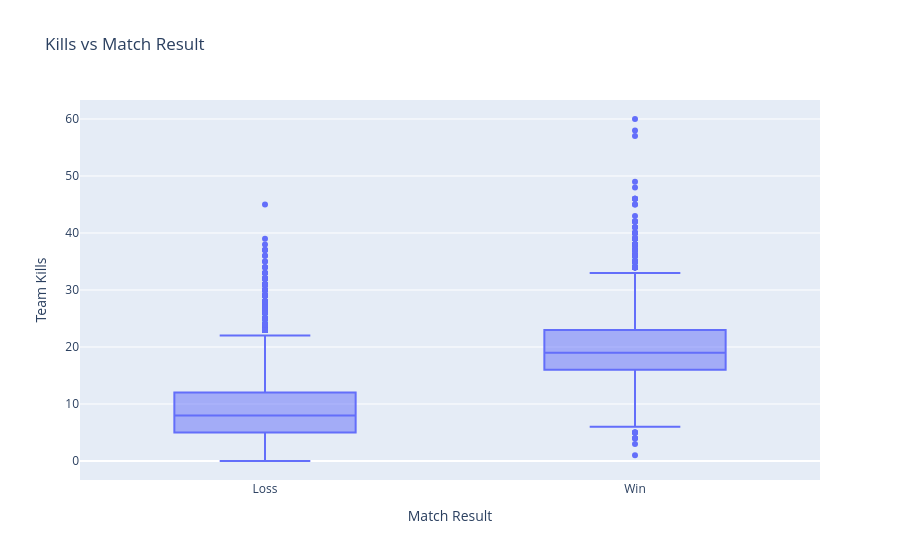

Notebook cell for this chart:
### Markdown cell above
#### Kills vs Win

### Code cell
fig_kills_win = px.box(
    lol_team,
    x='match_result',
    y='teamkills',
    title='Kills vs Match Result',
    labels={
        'match_result': 'Match Result',
        'teamkills': 'Team Kills'
    }
)
fig_kills_win.show()

fig_kills_win.write_html(
    "assets/kills_boxplot.html",
    include_plotlyjs="cdn"
)

### Figure 1 — Plotly figure (JSON) as saved in the notebook; plotly's stock layout.template omitted (floating-point values rounded to 4 significant figures; data arrays with more than 128 entries replaced by an {"elided": "..."} marker saying what was removed)
{"data": [{"alignmentgroup": "True", "hovertemplate": "Match Result=%{x}<br>Team Kills=%{y}<extra></extra>", "legendgroup": "", "marker": {"color": "#636efa"}, "name": "", "notched": false, "offsetgroup": "", "orientation": "v", "showlegend": false, "type": "box", "x": {"elided": "25058 str values"}, "x0": " ", "xaxis": "x", "y": {"elided": "25058 int values"}, "y0": " ", "yaxis": "y"}], "layout": {"boxmode": "group", "legend": {"tracegroupgap": 0}, "title": {"text": "Kills vs Match Result"}, "xaxis": {"anchor": "y", "domain": [0, 1], "title": {"text": "Match Result"}}, "yaxis": {"anchor": "x", "domain": [0, 1], "title": {"text": "Team Kills"}}}}
